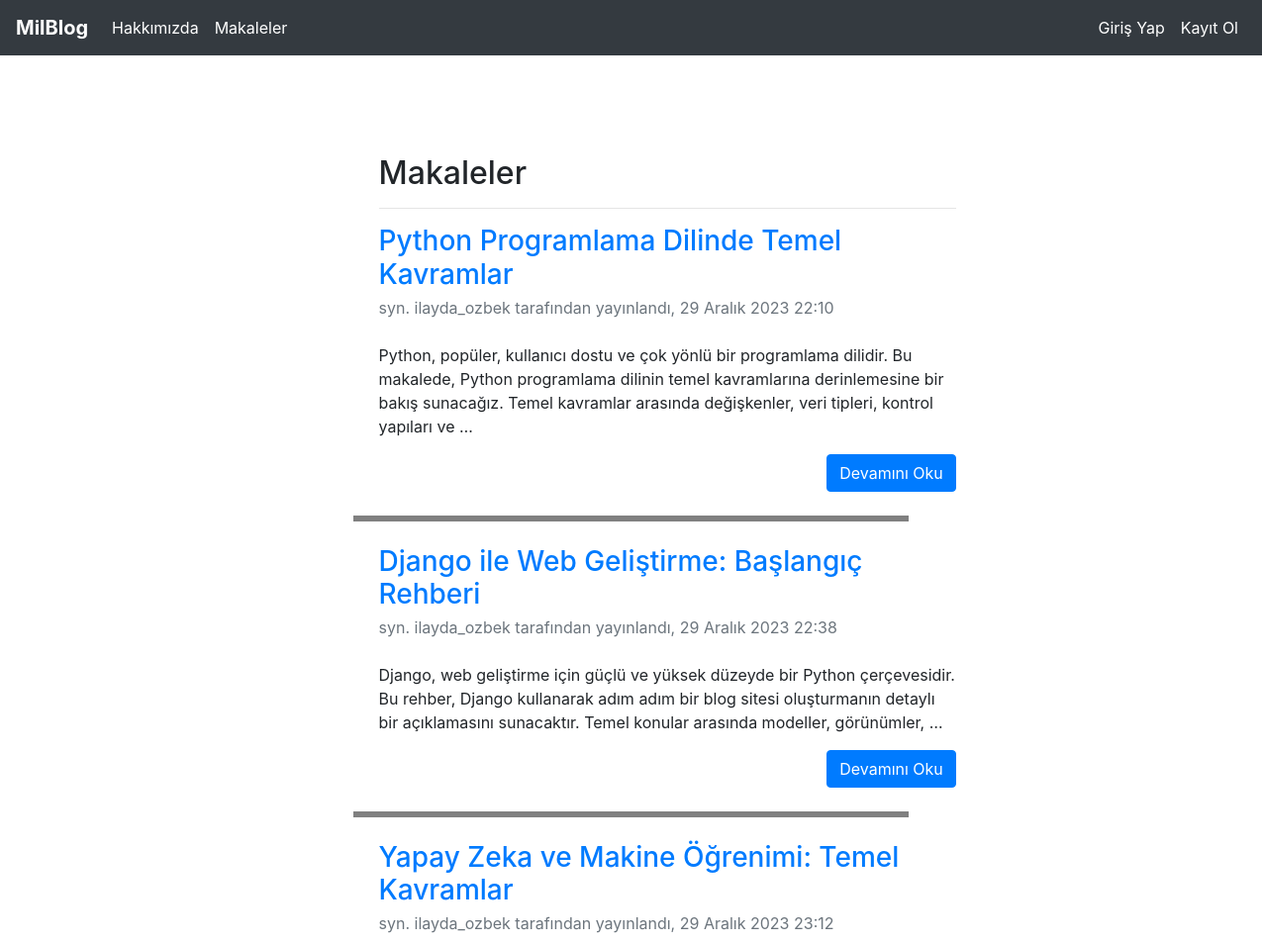
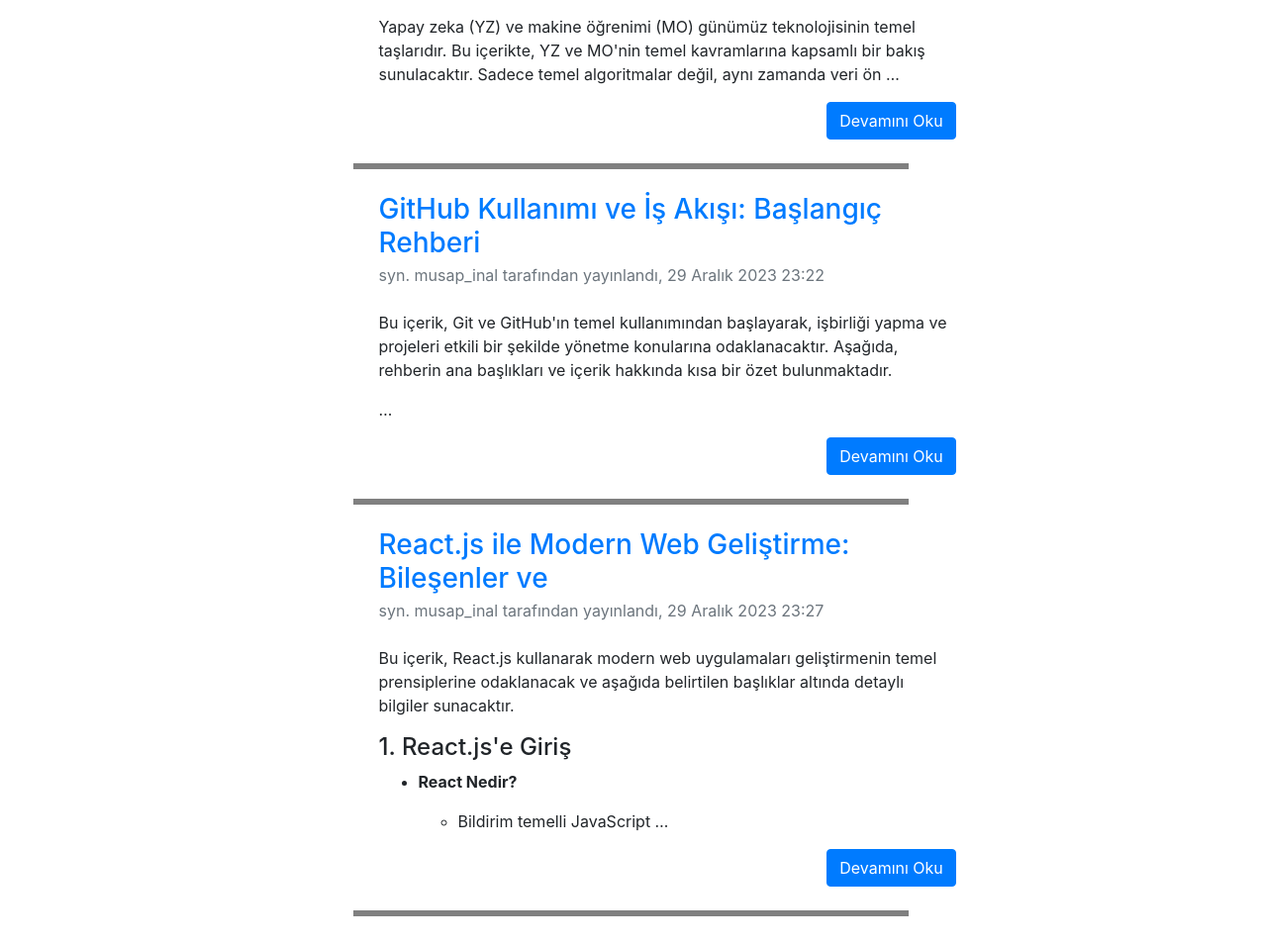
The app's page /articles/ with its own data (2 pictures, top to bottom).
### article/models.py (models this page shows, shortened)
class Article(models.Model):
    author = models.ForeignKey("auth.User",on_delete=models.CASCADE,verbose_name="Yazar" )
    title= models.CharField(max_length=50,verbose_name="Başlık")
    content= RichTextField()
    created_date= models.DateTimeField(auto_now_add=True,verbose_name="Oluşturulma Tarihi")

### article/views.py (the view)
# urls.py: path('', views.articles, name="articles"),
def articles(request):
    articles= Article.objects.all()
    return render(request,"articles.html",{"articles":articles})

### templates/articles.html (shortened to what this page needs)
{% extends "layout.html" %}
{% block content %}
<div class="row">
    <div class="col-md-10 offset-md-3">
        <div class="col-lg-8">
        <h2>Makaleler</h2>
        <hr>
    </div>
    </div>
</div>
{% if articles %}
{% for article in articles %}
<div class="row">
    <div class="col-md-10 offset-md-3">
        <div class="col-lg-8">
            <article>
                <header class="mb-4">
                    <h3 class="fw-bolder mb-1"> <a href="/articles/article/{{article.id}}">{{article.title}}</a></h3>
                    <div class="text-muted fst-italic mb-2">syn. {{article.author.username}} tarafından yayınlandı, {{article.created_date}} </div>
                </header>
                <section class="mb-3">
                    {{article.content|truncatewords:30|safe}}
                </section>
                <a style = "float:right;" href="/articles/article/{{article.id}}" class ="btn btn-primary" >Devamını Oku</a>
            </article>
        </div>
    </div>
</div>
<hr style="width: 50%; margin: 30px auto; border: 3px solid #808080;" class="my-4">
{% endfor %}
{% else %}
<div class="alert alert-danger">
    Bu blokta herhangi bir makale bulunmuyor.
</div>
{% endif %}
{% endblock content %}

### templates/layout.html (shortened to what this page needs)
<!DOCTYPE html>
{% load static %}
<html lang="en">
<head>
    <link rel="stylesheet" href="{% static 'css/bootstrap.min.css' %}">
</head>
<body>
    {% include "includes/navbar.html" %}
    <div style="margin-top: 100px; margin-bottom: 50px; ;" class="container">
        {% block content %}
        {% endblock content %}
    </div>
</body>
</html>

### templates/includes/navbar.html (shortened to what this page needs)
<!DOCTYPE html>
<html lang="en">
<head>
    <link rel="stylesheet" href="https://stackpath.bootstrapcdn.com/bootstrap/4.3.1/css/bootstrap.min.css">
</head>
<body>
    <nav class="navbar navbar-expand-lg navbar-dark bg-dark">
        <a class="navbar-brand" href="#" style="color: white; font-weight: bold;">MilBlog</a>
        <div class="collapse navbar-collapse" id="navbarNav">
            <ul class="navbar-nav mr-auto">
                <li class="nav-item active">
                    <a class="nav-link" href="/about" style="color: white;">Hakkımızda <span class="sr-only">(current)</span></a>
                </li>
                <li class="nav-item active">
                    <a class="nav-link" href="/articles" style="color: white;">Makaleler</a>
                </li>
            </ul>
            <ul class="navbar-nav ml-auto">
            {% if request.user.is_authenticated %}
            <li class="nav-item active">
                <a class="nav-link" href="/articles/dashboard" style="color: white;">Kontrol Paneli</a>
            </li>
            <li class="nav-item active">
                <a class="nav-link" href="/user/logout" style="color: white;">Çıkış Yap</a>
            </li>
            {% else %}
            <li class="nav-item active">
                <a class="nav-link" href="/user/login" style="color: white;">Giriş Yap</a>
            </li>
            {% endif %}
            <li class="nav-item active">
                <a class="nav-link" href="/user/register" style="color: white;">Kayıt Ol</a>
            </li>
            </ul>
        </div>
    </nav>
</body>
</html>

### records on screen
Article: title "Python Programlama Dilinde Temel Kavramlar", author.username "ilayda_ozbek", created_date "29 Aralık 2023 22:10", content "Python, popüler, kullanıcı dostu ve çok yönlü bir programlama dilidir. Bu makalede, Python programlama dilinin temel kavramlarına derinlemesine bir bakış sunacağız. Temel kavramlar arasında değişkenler, veri tipleri, kontrol yapıları ve …"
Article: title "Django ile Web Geliştirme: Başlangıç Rehberi", author.username "ilayda_ozbek", created_date "29 Aralık 2023 22:38", content "Django, web geliştirme için güçlü ve yüksek düzeyde bir Python çerçevesidir. Bu rehber, Django kullanarak adım adım bir blog sitesi oluşturmanın detaylı bir açıklamasını sunacaktır. Temel konular arasında modeller, görünümler, …"
Article: title "Yapay Zeka ve Makine Öğrenimi: Temel Kavramlar", author.username "ilayda_ozbek", created_date "29 Aralık 2023 23:12", content "Yapay zeka (YZ) ve makine öğrenimi (MO) günümüz teknolojisinin temel taşlarıdır. Bu içerikte, YZ ve MO'nin temel kavramlarına kapsamlı bir bakış sunulacaktır. Sadece temel algoritmalar değil, aynı zamanda veri ön …"
Article: title "GitHub Kullanımı ve İş Akışı: Başlangıç Rehberi", author.username "musap_inal", created_date "29 Aralık 2023 23:22", content "Bu içerik, Git ve GitHub'ın temel kullanımından başlayarak, işbirliği yapma ve projeleri etkili bir şekilde yönetme konularına odaklanacaktır. Aşağıda, rehberin ana başlıkları ve içerik hakkında kısa bir özet bulunmaktadır. …"
Article: title "React.js ile Modern Web Geliştirme: Bileşenler ve", author.username "musap_inal", created_date "29 Aralık 2023 23:27", content "Bu içerik, React.js kullanarak modern web uygulamaları geliştirmenin temel prensiplerine odaklanacak ve aşağıda belirtilen başlıklar altında detaylı bilgiler sunacaktır. 1. React.js'e Giriş React Nedir? Bildirim temelli JavaScript …"
